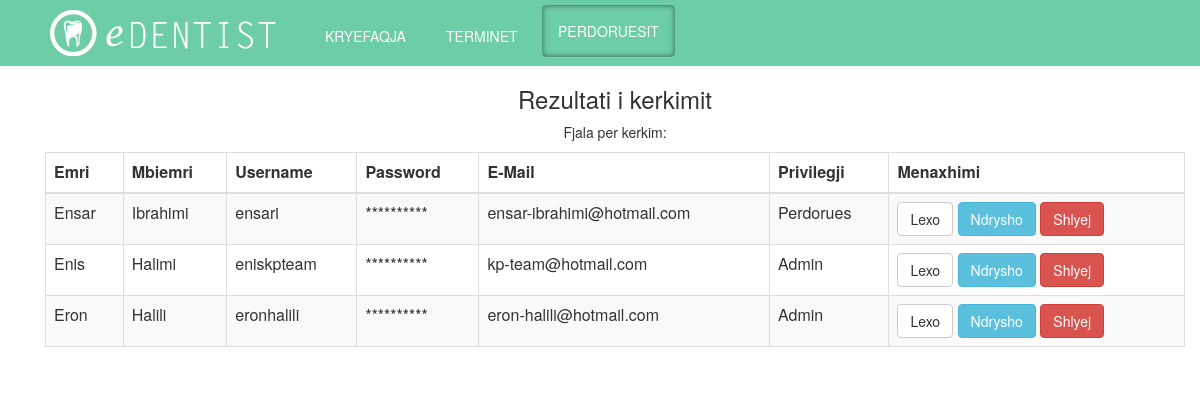
The page /admin/CRUDu/search.php (signed in) on the database as committed earlier.
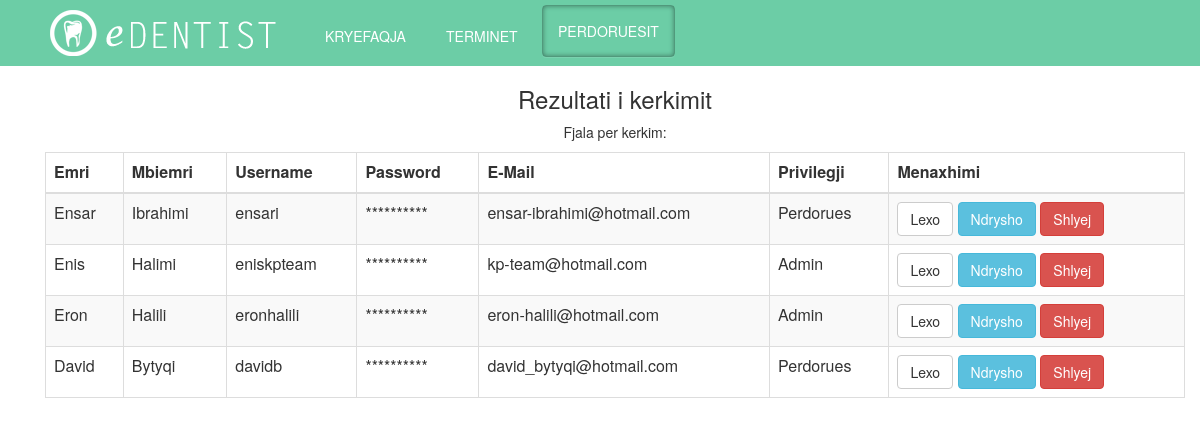
The same page on the database as committed later.
### tables this page shows
CREATE TABLE `user` (
  `user_id` int(11) NOT NULL,
  `username` varchar(100) NOT NULL,
  `password` varchar(100) NOT NULL,
  `name` varchar(100) NOT NULL,
  `surname` varchar(100) NOT NULL,
  `email` varchar(100) NOT NULL,
  `admin` tinyint(1) NOT NULL
);

### admin/CRUDu/search.php (the view, shortened to what this page needs)
<?php
     include('../../inc/db_con.php');
if(!isset($_SESSION['logged_in']))
 {
     $message = "Nuk keni akses.";
     echo "<script type='text/javascript'>alert('$message');</script>" ;
      header("refresh:0 url=../index.php");
 }
 else if($_SESSION['mof'] == 0)
 {
      $message = "Nuk keni akses.";
     echo "<script type='text/javascript'>alert('$message');</script>" ;
      header("refresh:0 url=../index.php");
 }
 else{
     $term= null;
    if (!empty($_GET))
    {
        $term = $_GET['id'];
    }
    else{
    $term = $_POST['srch-term'];
    }
      ?>
  <head>
	<link rel="stylesheet" type="text/css" href="../../css/mystyle.css">
	<link rel="stylesheet" type="text/css" href="../../css/hover.css">
    <link href="../../css/bootstrap.min.css" rel="stylesheet">
     <link rel="stylesheet" href="//code.jquery.com/ui/1.12.1/themes/base/jquery-ui.css">
    </head>
    <body>
    <div class = "navbar navbar-inverse navbar-fixed-top" id="header" >
        <div class = "container">
            <div class="collapse navbar-collapse" id="navbar-collapse">
                <ul class ="nav navbar-nav">
                    <li><a href="../index.php" id="logo"></a></li>
                    <li><a href="../../index.php" class="hvr-underline-from-left" id="links">KRYEFAQJA</a></li>
                    <li><a href="../index.php" class="hvr-underline-from-left" id="links">TERMINET</a></li>
                    <li><a href="../?admin=userat" class="hvr-underline-from-left" id="active">PERDORUESIT</a></li>
                 </ul>
             </div>
        </div>
    </div>
<div class ="container" id="content" align="center">
     <div class="container">
            <div class="row">
                <h3>Rezultati i kerkimit</h3>
                <p>Fjala per kerkim: <?php echo $term;?></p>
            </div>
                <table class="table table-striped table-bordered">
                <thead>
                    <tr>
                      <th>Emri</th>
                      <th>Mbiemri</th>
                      <th>Username</th>
                      <th>Password</th>
                      <th>E-Mail</th>
                      <th>Privilegji</th>
                      <th>Menaxhimi</th>
                    </tr>
                  </thead>
                  <tbody>
                  <?php
                  $selektimi ="SELECT * FROM user WHERE  username LIKE '%".$term."%' OR name LIKE '%".$term."%' OR surname LIKE '%".$term."%' OR email LIKE '%".$term."%'";
		$result = mysql_query($selektimi) or die ('invalid query:'. mysql_error());
                   if(mysql_num_rows($result)== 0){
            $message = "Nuk eshte gjetur asnje e dhene. Provoni perseri";
                        echo "<script type='text/javascript'>alert('$message');</script>";
                        header("refresh:0;url=../?admin=userat");
        }
                else{
                       while($row = mysql_fetch_array($result))
		{
			list( $user_id, $username, $password, $name, $surname, $email, $admin  )=$row;
			echo '  <tr>';
			echo '<td>'.$name.'</td>';
			echo '<td>'.$surname.'</td>';
			echo '<td>'.$username.'</td>';
			echo '<td>**********</td>';
			echo '<td>'.$email.'</td>';
                        if($admin == 1)
                        echo '<td>Admin</td>';
                    else {
                          echo '<td>Perdorues</td>';
                    }
                         echo '<td><a class="btn btn-default" href="CRUDu/read.php?id='.$user_id.'" >Lexo</a>';
                        echo '<a class="btn btn-info   " href="CRUDu/update.php?id='.$user_id.'" >Ndrysho</a>';
                        echo '<a class="btn btn-danger" href="CRUDu/delete.php?id='.$user_id.'" >Shlyej</a></td>';
			echo '  </tr>';
		}
                }
                  ?>
                  </tbody>
            </table>
        </div>
    </div>
 <?php }

Rows that differ between the two databases and show on the page:
added user: name "David", surname "Bytyqi", username "davidb", email "david_bytyqi@hotmail.com", admin "Perdorues"
